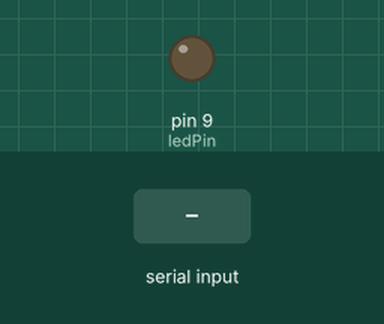
Bench run of a sketch on a simulated Arduino Uno, built with avr-gcc and run on an emulated ATmega328P. Shown: output pins drawn as LEDs (lit = HIGH). Dashed ring = blinking. The inputs (shaded band) are chosen by the test bench. What the sketch prints to the serial monitor is not drawn.

Above: at 1.2 s.
1.3 s: "90,45\n" received over Serial
At 1.7 s:
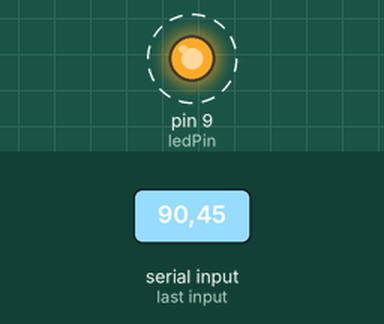
Timing chart, 0 to 10.3 s (numbered marks = the images above; inputs shaded):
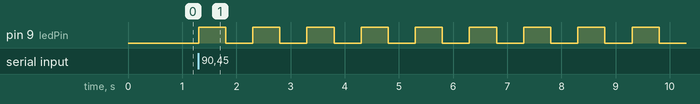

The sketch:

serial_monitor_test.ino
```cpp
int numBlinks;
String message = "Please enter number of blinks: ";
int ledPin = 9;
int blinkTime = 500;


void setup() {
  // put your setup code here, to run once:
  Serial.begin(9600);
  pinMode(ledPin, OUTPUT);
}

void loop() {
  // put your main code here, to run repeatedly:
  Serial.println(message);
  while(Serial.available() == 0)
  {

  }

  numBlinks = Serial.parseInt();
  for(int i = 0; i < numBlinks; i++)
  {
    digitalWrite(ledPin, HIGH);
    delay(blinkTime);
    digitalWrite(ledPin, LOW);
    delay(blinkTime);
  }

}
```

Measured:
- after the input at 1.3 s, pin 9 (ledPin): alternates HIGH for 0.50 s and LOW for 0.50 s, starting at once
